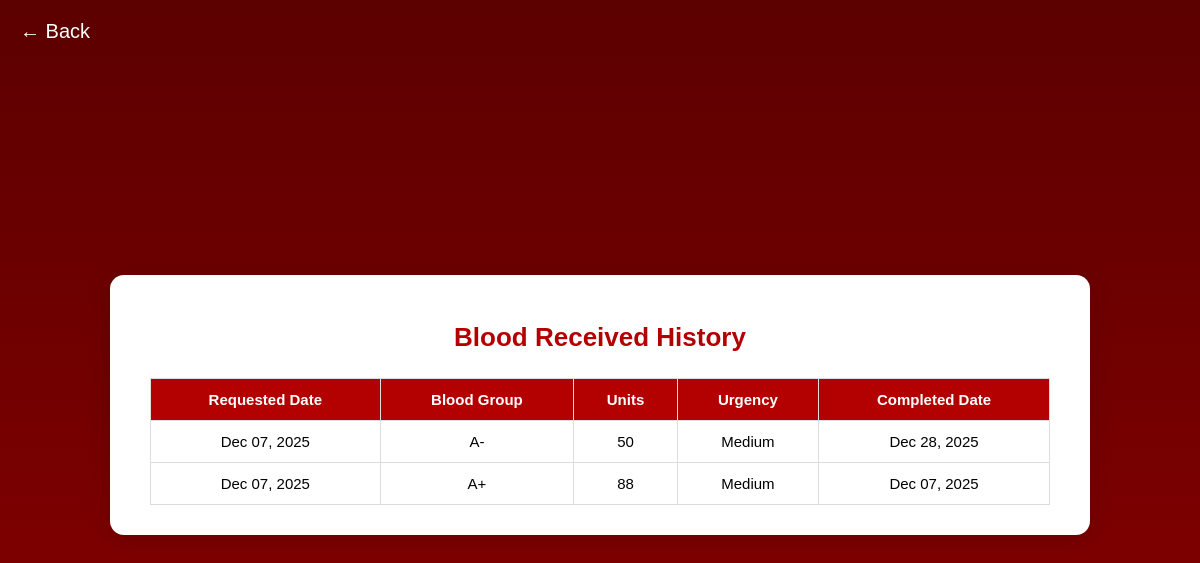
The page /recipient/received_history/ (signed in) on the database as committed earlier.
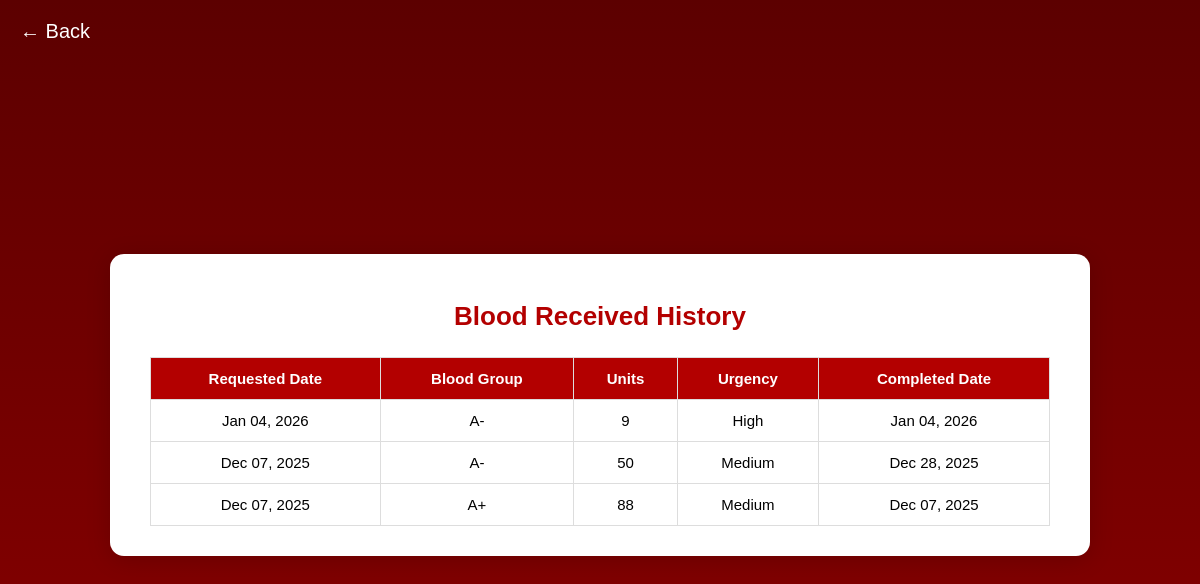
The same page on the database as committed later.
### blood_bank_app/models.py (models this page shows, shortened)
class RecipientBloodRequest(models.Model):
    BLOOD_GROUP_CHOICES = [
        ('A+', 'A+'), ('A-', 'A-'),
        ('B+', 'B+'), ('B-', 'B-'),
        ('AB+', 'AB+'), ('AB-', 'AB-'),
        ('O+', 'O+'), ('O-', 'O-'),
    ]
    URGENCY_LEVEL_CHOICES = [
        ('High', 'High'),
        ('Medium', 'Medium'),
        ('Low', 'Low'),
    ]
    STATUS_CHOICES = [
        ('Pending', 'Pending'),
        ('Approved', 'Approved'),
        ('Rejected', 'Rejected'),
        ('Completed', 'Completed'),
        ('Expired', 'Expired'),
    ]
    recipient = models.ForeignKey(User, on_delete=models.CASCADE)
    blood_group = models.CharField(max_length=3, choices=BLOOD_GROUP_CHOICES)
    units = models.PositiveIntegerField()
    required_date = models.DateField()
    urgency = models.CharField(max_length=10, choices=URGENCY_LEVEL_CHOICES)
    status = models.CharField(max_length=20, choices=STATUS_CHOICES, default='Pending')
    created_at = models.DateTimeField(auto_now_add=True)
    completed_date = models.DateField(null=True, blank=True)

### blood_bank_app/views.py (the view)
# urls.py: path('recipient/received_history/', views.received_history, name='received_history'),
@login_required
def received_history(request):
    today = date.today()
    approved_requests = RecipientBloodRequest.objects.filter(
        recipient=request.user,
        status='Approved',
        required_date__lte=today
    )
    for req in approved_requests:
        req.status = 'Completed'
        req.completed_date = today
        req.save()
    completed_requests = RecipientBloodRequest.objects.filter(
        recipient=request.user,
        status='Completed'
    ).order_by('-created_at')
    return render(request, 'recipient/received_history.html', {
        "recipient_completed_requests": completed_requests
    })

### blood_bank_app/templates/recipient/received_history.html (shortened to what this page needs)
{% extends "master.html" %}
{% load static %}
{% block content %}
<a href="javascript:history.back()" class="back-arrow">&#8592; Back</a>
<div class="notification-page">
    <div class="notification-container">
        <h1>Blood Received History</h1>
        {% if recipient_completed_requests %}
            <table class="request-table">
                <thead>
                    <tr>
                        <th>Requested Date</th>
                        <th>Blood Group</th>
                        <th>Units</th>
                        <th>Urgency</th>
                        <th>Completed Date</th>
                    </tr>
                </thead>
                <tbody>
                    {% for r in recipient_completed_requests %}
                        <tr>
                            <td>{{ r.created_at|date:"M d, Y" }}</td>
                            <td>{{ r.blood_group }}</td>
                            <td>{{ r.units }}</td>
                            <td>{{ r.urgency }}</td>
                            <td>{{ r.completed_date|date:"M d, Y" }}</td>
                        </tr>
                    {% endfor %}
                </tbody>
            </table>
        {% else %}
            <p class="no-notifications">No completed requests found.</p>
        {% endif %}
    </div>
</div>
{% endblock %}

Rows that differ between the two databases and show on the page:
added RecipientBloodRequest: created_at "Jan 04, 2026", blood_group "A-", units "9", urgency "High", completed_date "Jan 04, 2026"
